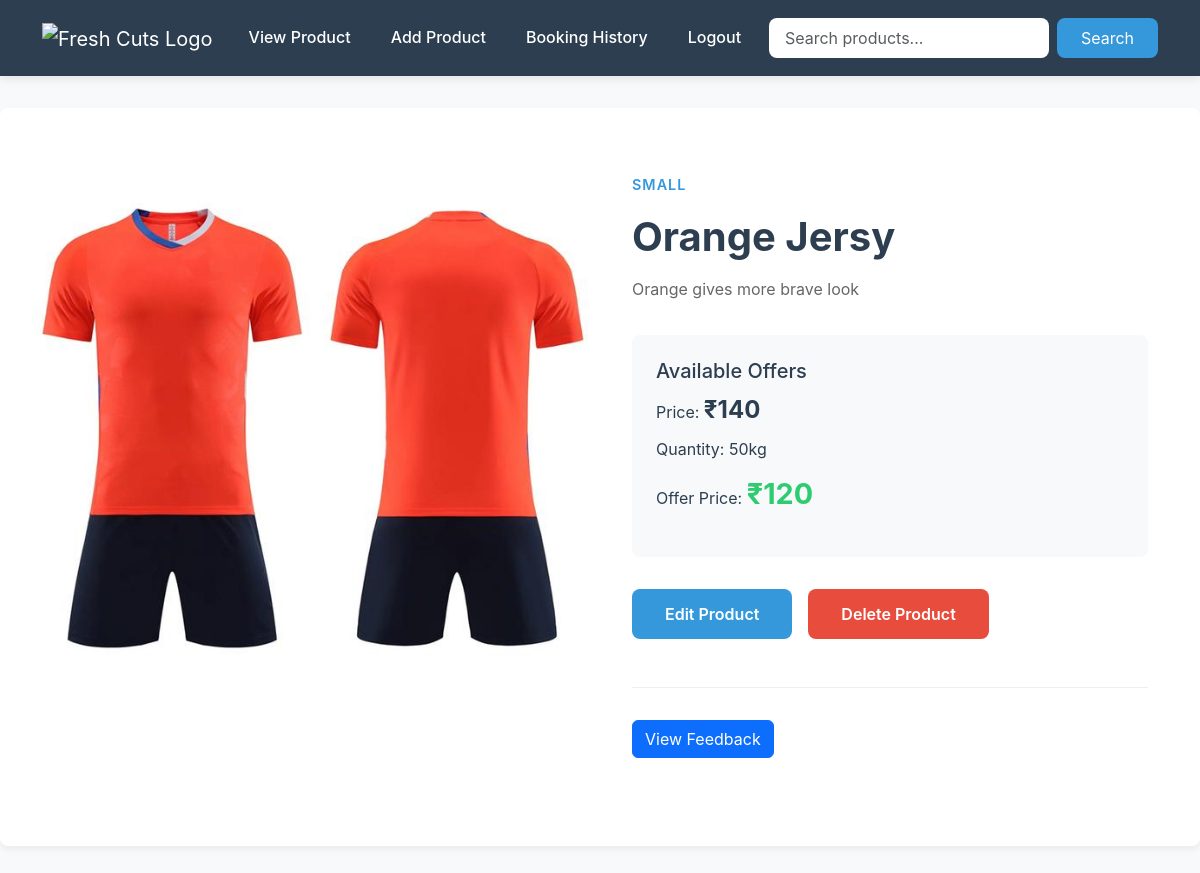
/shopprodetails/2, run on the app's committed database.
### app/models.py (models this page shows, shortened)
class Product(models.Model):
    shop = models.ForeignKey(Shopreg,on_delete=models.CASCADE)
    name = models.TextField()
    discription = models.TextField()
    price = models.IntegerField()
    category = models.ForeignKey(Category, on_delete=models.CASCADE)
    quantity = models.TextField()
    offerprice = models.IntegerField()
    image = models.FileField()

class Category(models.Model):
    name = models.TextField(unique=True)
    def __str__(self):
        return self.name

### app/views.py (the view)
# urls.py: path('shopprodetails/<int:id>',views.shopprodetails),
def shopprodetails(req,id):
    data=Product.objects.get(pk=id)
    feedback = Feedback.objects.filter(product=data).order_by('-submitted_at')
    average_rating = feedback.aggregate(Avg('rating'))['rating__avg']
    rounded_average_rating = round(average_rating) if average_rating else None
    return render(req,'shop/shopprodetails.html',{'data':data,'feedback':feedback,'average_rating': rounded_average_rating})

### template/shop/shopprodetails.html (shortened to what this page needs)
<!DOCTYPE html>
<html lang="en">
<head>
    <link href="https://cdn.jsdelivr.net/npm/bootstrap@5.3.3/dist/css/bootstrap.min.css" rel="stylesheet">
</head>
<body>
    <nav class="navbar navbar-expand-lg navbar-dark sticky-top">
        <div class="container">
            <a class="navbar-brand" href="../viewpro">
                <img src="/api/placeholder/150/40" alt="Fresh Cuts Logo">
            </a>
            <div class="collapse navbar-collapse" id="navbarNav">
                <ul class="navbar-nav me-auto">
                    <li class="nav-item">
                        <a class="nav-link" href="../viewpro">View Product</a>
                    </li>
                    <li class="nav-item">
                        <a class="nav-link" href="../addpro">Add Product</a>
                    </li>
                    <li class="nav-item">
                        <a class="nav-link" href="../bookinghistry">Booking History</a>
                    </li>
                    <li class="nav-item">
                        <a class="nav-link" href="../logout">Logout</a>
                    </li>
                </ul>
                <form class="search-form d-flex" method="get" action="{% url 'pro_search' %}">
                    <input class="form-control me-2" type="text" name="query" placeholder="Search products...">
                    <button class="btn btn-primary" type="submit">Search</button>
                </form>
            </div>
        </div>
    </nav>
    <div class="product-container">
        <div class="row">
            <div class="col-md-6">
                <img class="product-image" src="{{data.image.url}}" alt="{{data.name}}">
            </div>
            <div class="col-md-6 product-details">
                <span class="product-category">{{data.category}}</span>
                <h1 class="product-title">{{data.name}}</h1>
                <p class="product-description">{{data.discription}}</p>
                <div class="product-info">
                    <div class="mb-3">
                        <h5>Available Offers</h5>
                        <p class="mb-2">Price: <span class="price-tag">₹{{data.price}}</span></p>
                        <p class="mb-2">Quantity: {{data.quantity}}kg</p>
                        <p class="mb-0">Offer Price: <span class="offer-price">₹{{data.offerprice}}</span></p>
                    </div>
                </div>
                <div class="action-buttons">
                    <a href="../edit/{{data.pk}}" class="btn btn-edit">Edit Product</a>
                    <a href="../delete/{{data.pk}}" class="btn btn-delete">Delete Product</a>
                </div>
                <div class="feedback-section">
                    <button class="btn btn-primary mb-4" onclick="toggleFeedbackForm()">View Feedback</button>
                </div>
            </div>
        </div>
    </div>
</body>
</html>

### template/shop/shopprodetails.html (style rules this page uses)
:root { --primary-color: #2c3e50; --accent-color: #3498db; --success-color: #2ecc71; --text-color: #2c3e50; --light-gray: #f8f9fa; --border-radius: 8px; }
body { font-family: 'Inter', sans-serif; background-color: var(--light-gray); color: var(--text-color); line-height: 1.6; }
.navbar { background-color: var(--primary-color) !important; padding: 1rem 0; box-shadow: 0 2px 10px rgba(0, 0, 0, 0.1); }
.navbar-brand img { height: 40px; object-fit: contain; }
.nav-link { color: #fff !important; font-weight: 500; transition: color 0.3s ease; padding: 0.5rem 1rem !important; margin: 0 0.25rem; }
.search-form input { border-radius: var(--border-radius); border: none; padding: 0.5rem 1rem; }
.search-form button { background-color: var(--accent-color); border: none; border-radius: var(--border-radius); padding: 0.5rem 1.5rem; }
.product-container { background-color: #fff; border-radius: var(--border-radius); box-shadow: 0 4px 6px rgba(0, 0, 0, 0.05); margin: 2rem auto; padding: 2rem; max-width: 1200px; }
.product-image { width: 100%; height: auto; border-radius: var(--border-radius); object-fit: cover; }
.product-details { padding: 2rem; }
.product-category { color: var(--accent-color); text-transform: uppercase; font-size: 0.9rem; font-weight: 600; letter-spacing: 1px; }
.product-title { font-size: 2.5rem; font-weight: 700; margin: 1rem 0; color: var(--primary-color); }
.product-description { color: #666; margin-bottom: 2rem; }
.product-info { background-color: var(--light-gray); padding: 1.5rem; border-radius: var(--border-radius); margin-bottom: 2rem; }
.price-tag { font-size: 1.5rem; font-weight: 700; color: var(--primary-color); }
.offer-price { color: var(--success-color); font-size: 1.8rem; font-weight: 700; }
.action-buttons { display: flex; gap: 1rem; margin-top: 2rem; }
.btn-edit, .btn-delete { padding: 0.75rem 2rem; border-radius: var(--border-radius); font-weight: 600; transition: all 0.3s ease; }
.btn-edit { background-color: var(--accent-color); color: white; }
.btn-delete { background-color: #e74c3c; color: white; }
.feedback-section { margin-top: 3rem; padding-top: 2rem; border-top: 1px solid #eee; }

### data on the page
Product: image (picture), category "SMALL", name "Orange Jersy", discription "Orange gives more brave look", price "140", quantity "50", offerprice "120"
